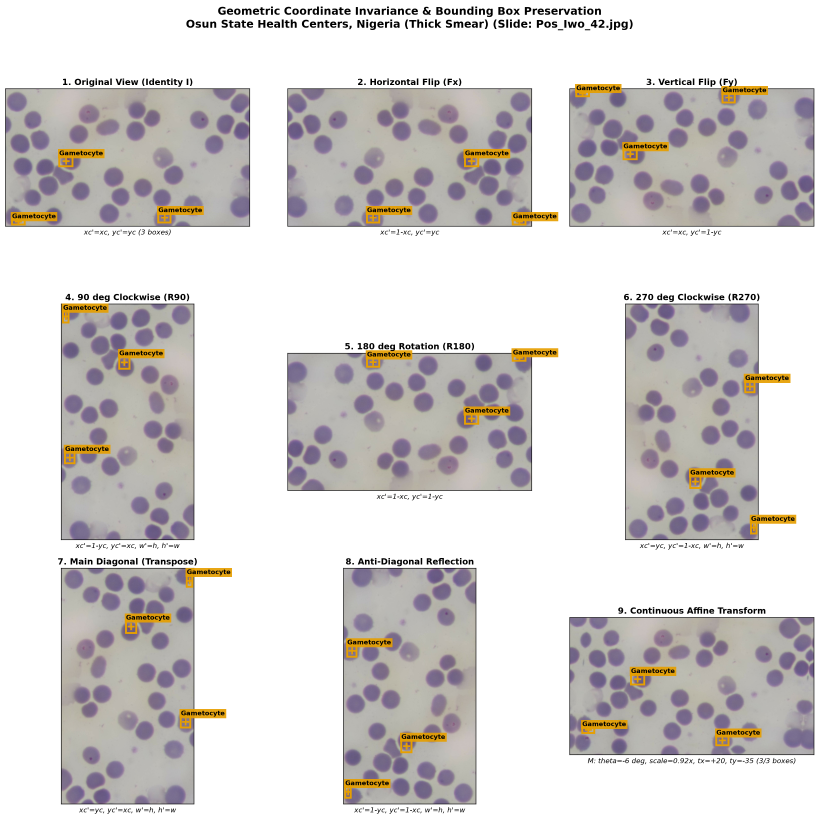
#> input picture paper/figures/fig_s2_bounding_box_transforms_adeleke.png, 3278 x 3278 px (shown at 1/4 size)
$ python -i visualize_bounding_box_transforms.py   (imports and definitions only)
#> lines starting #> are read from the running program, lines starting #| are printed output that depends on the picture
#!/usr/bin/env python3
"""
Visual Validation of Bounding Box Transformations Under Dihedral Group D4 & Affine Augmentation.

Corrected D4 group mappings:
  - Identity (I): (xc, yc, w, h)
  - Horizontal Flip (Fx): (1-xc, yc, w, h)
  - Vertical Flip (Fy): (xc, 1-yc, w, h)
  - 90 deg Clockwise (R90): (1-yc, xc, h, w)
  - 180 deg (R180): (1-xc, 1-yc, w, h)
  - 270 deg Clockwise (R270): (yc, 1-xc, h, w)
  - Main Diagonal (Transpose, D_main): (yc, xc, h, w)
  - Anti-Diagonal (D_anti): (1-yc, 1-xc, h, w)
  - Continuous Affine: Vertex affine multiplication via matrix M
"""

import sys
import math
from pathlib import Path
import cv2
import numpy as np
import matplotlib.pyplot as plt
import matplotlib.patches as patches

# Color palette for classes (Okabe-Ito inspired)
CLASS_COLORS = {
    0: "#E69F00",  # Orange
    1: "#56B4E9",  # Sky Blue
    2: "#009E73",  # Bluish Green
    3: "#F0E442",  # Yellow
    4: "#0072B2",  # Blue
    5: "#D55E00",  # Vermillion
}

CLASS_NAMES_DEFAULT = {
    0: "Gametocyte",
    1: "Trophozoite",
    2: "Other",
    3: "WBC",
    4: "Artefact",
    5: "Ring Stage",
}


# [43 lines left out: functions load_yolo_labels, transform_box_d4, not called in this run]


def transform_image_d4(img, op_name):
    """Transforms an image under D4 operations."""
    if op_name == "identity":
        return img.copy()
    elif op_name == "hflip":
        return cv2.flip(img, 1)
    elif op_name == "vflip":
        return cv2.flip(img, 0)
    elif op_name == "rot90":
        return cv2.rotate(img, cv2.ROTATE_90_CLOCKWISE)
    elif op_name == "rot180":
        return cv2.rotate(img, cv2.ROTATE_180)
    elif op_name == "rot270":
        return cv2.rotate(img, cv2.ROTATE_90_COUNTERCLOCKWISE)
    elif op_name == "diag_main":
        # Transpose (reflection across main diagonal y = x)
        return cv2.transpose(img)
    elif op_name == "diag_anti":
        # Transpose then rotate 180 (reflection across anti-diagonal y = 1 - x)
        t = cv2.transpose(img)
        return cv2.rotate(t, cv2.ROTATE_180)
    else:
        raise ValueError(f"Unknown D4 operation: {op_name}")


# [165 lines left out: functions transform_affine, draw_panel, generate_validation_figure, main, not called in this run]

# [2 lines not run here, left out]

>>> import cv2
>>> picture = cv2.imread('../paper/figures/fig_s2_bounding_box_transforms_adeleke.png', cv2.IMREAD_GRAYSCALE)
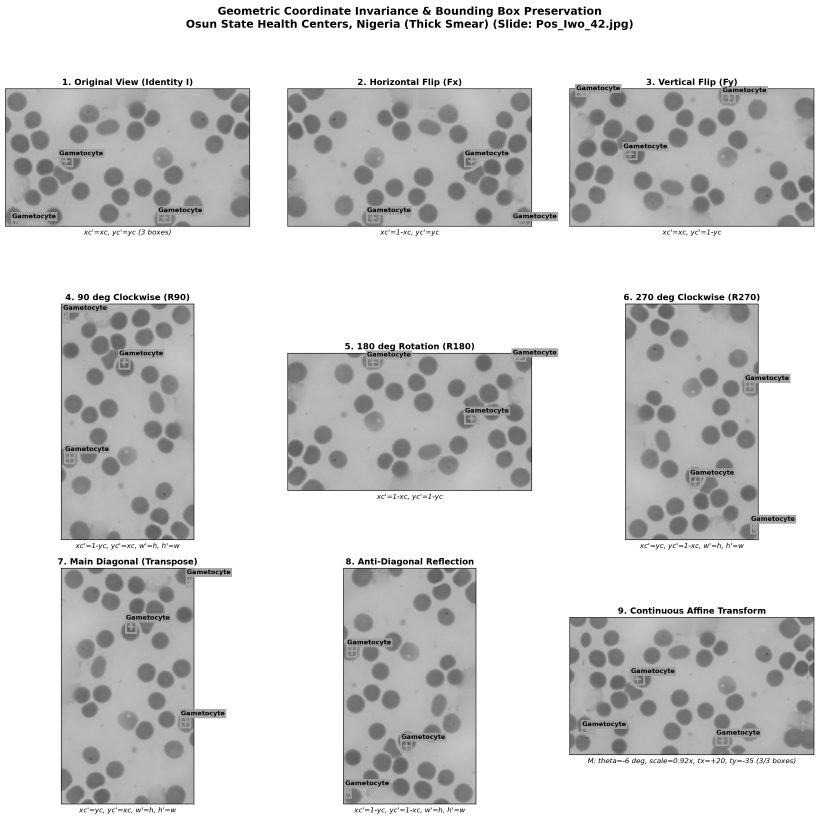
#> picture: shape (3278, 3278) (shown at 1/4 size); min 0, max 255, mean 209.8
>>> result = transform_image_d4(picture, 'out.png')
#> (the run stopped early here; a loop or call above may not have finished)
